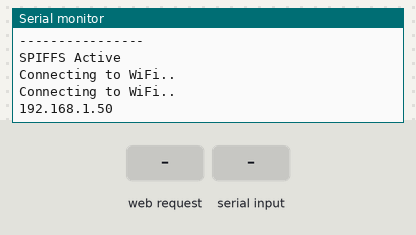
Recording of a sketch running on a simulated ESP8266 (NodeMCU). Parts: the last lines printed to the serial monitor. The test bench sets the inputs (shaded band). WiFi joins after 1.5 s; servers stay silent unless stated; storage starts empty.

Above: at 3.2 s.
3.3 s: HTTP request GET /jquery-1.11.3.min.js received
At 3.8 s:
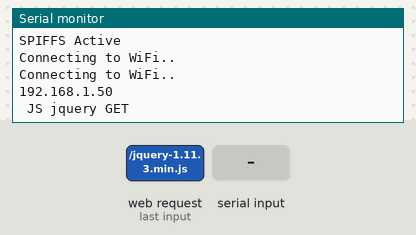
4.8 s: "dist\n" received over Serial
At 5.3 s:
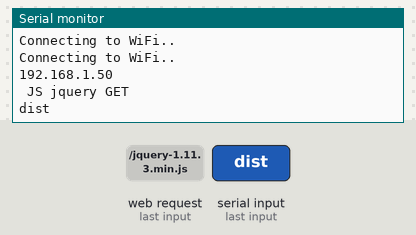
6.3 s: HTTP request GET /index.min.css received
At 7.2 s:
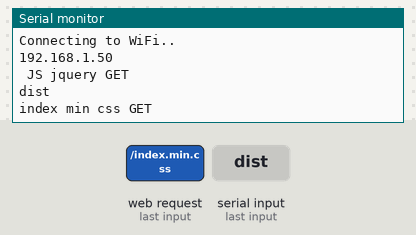
7.8 s: "dire\n" received over Serial
At 8.8 s:
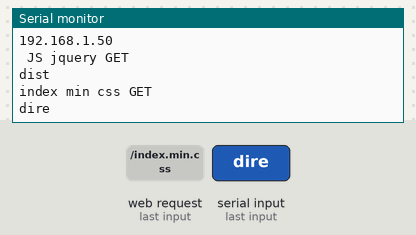
9.3 s: HTTP request GET /roundslider.min.js received
At 10.5 s:
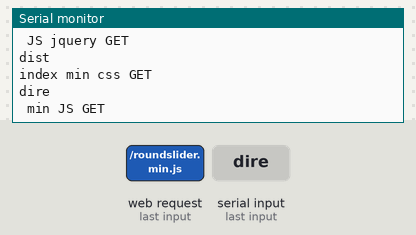
10.8 s: "driv\n" received over Serial
At 12.2 s:
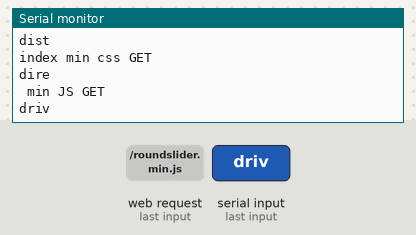

The sketch:

Esp_code_rgb.ino
```cpp
/*

ESP Steering wheel example ref 1.2.2022 KN
Lidar reading

*/

// Import required libraries
#include <ESP8266WiFi.h>
#include <ESPAsyncTCP.h>
#include <ESPAsyncWebSrv.h>
#include <FS.h>
#include <Wire.h>

const char *ssid = "SOURCE";
const char *password = "Pelle!23";

bool spiffsActive = false;

// Create AsyncWebServer object on port 80
AsyncWebServer server(80);

String from_mega = ""; // lidar distance value in String format

int is;

char buf[40]; //  Serial bus buffer

void setup(){
  // Serial port for transfer data with Mega
  Serial.begin(9600);

  Serial.println("");

  Serial.println("----------------");

  Serial.println("----------------");

  // Start file subsystem
  if (SPIFFS.begin())
  {
    Serial.println("SPIFFS Active");
    Serial.println();
    spiffsActive = true;
  }
  else
  {
    Serial.println("Unable to activate SPIFFS");
  }

  // Connect to Wi-Fi
  WiFi.begin(ssid, password);
  while (WiFi.status() != WL_CONNECTED)
  {
    delay(1000);
    Serial.println("Connecting to WiFi..");
  }

  // Print ESP32 Local IP Address
  Serial.println(WiFi.localIP());

  // Route for root / web page
  server.on("/", HTTP_GET, [](AsyncWebServerRequest *request){
    request->send(SPIFFS, "/index.html", String(), false, processor);

    //             Serial.println(" HTML GET ");

    int paramsNr = request->params();

    //             Serial.println(" ------ ");
    //             Serial.print("Param qty: ");
    //             Serial.println(paramsNr);

    for (byte i = 0; i < paramsNr; i++)
    {

      AsyncWebParameter *p = request->getParam(0);

      //                      Serial.print("Param name: ");
      //                      Serial.println(p->name());

      if ((p->name()) == "dist")
      {
        Serial.print("Move:");
        Serial.println(p->value());
      };
      if ((p->name()) == "dire")
      {
        Serial.print("Turn:");
        Serial.println(p->value());
      };
      if ((p->name()) == "driv")
      {
        Serial.print("Drive:");
        Serial.println(p->value());
      };

      //                   Serial.print("Param value: ");
      //                   Serial.println(p->value());
    }; //    end of for loop
  });  // server on END

  // Route to load style.css file
  server.on("/jquery-1.11.3.min.js", HTTP_GET, [](AsyncWebServerRequest *request)
            {
              request->send(SPIFFS, "/jquery-1.11.3.min.js", "text/javascript");

              Serial.println(" JS jquery GET "); });
  server.on("/index.min.css", HTTP_GET, [](AsyncWebServerRequest *request)
              {
                request->send(SPIFFS, "/index.min.css", "text/css");

                Serial.println("index min css GET "); });
  // Route to load style.css file
  server.on("/roundslider.min.js", HTTP_GET, [](AsyncWebServerRequest *request)
            {
              request->send(SPIFFS, "/roundslider.min.js", "text/javascript");

              Serial.println(" min JS GET "); });

  // Route to load style.css file
  server.on("/frog.png", HTTP_GET, [](AsyncWebServerRequest *request)
            {
              request->send(SPIFFS, "/frog.png", "image/png");

              Serial.println("Frog picture GET "); });
  server.on("/roundslider.min.css", HTTP_GET, [](AsyncWebServerRequest *request)
            {
              request->send(SPIFFS, "/roundslider.min.css", "text/css");

              Serial.println(" min css GET "); });
  server.on("/compass.min.css", HTTP_GET, [](AsyncWebServerRequest *request)
            {
              request->send(SPIFFS, "/compass.min.css", "text/css");

              Serial.println("compass min css GET "); });

  //  Method GET - query from MEGA to to web page tag is / from_MEGA
  server.on("/from_MEGA", HTTP_GET, [](AsyncWebServerRequest *request)
    {
      request->send_P(200, "text/plain", string_to_JS().c_str());               // return value to web page JS

    });

 /*  server.on("/to_MEGA", HTTP_GET, [](AsyncWebServerRequest *request)
    {
     inputMessage = request->getParam(PARAM_INPUT_1)->value();
    });*/

  // Start server
  server.begin();

} //  END OF setup

// reservation
String processor(const String &var)
{
  Serial.println(var);
  return var;

}

String string_to_JS() // funtion to be called with GET from_MEGA tag
{
  return from_mega;
}

void loop()
{
  if (Serial.available() > 0)
  {
    serial_read(); // read string from Mega
    from_mega = buf;
  }
}

void serial_read() // read serial in string, save received characters to buff[]
{
  boolean done = 0;

  while (done == 0) // wait end of message LF
  {
    while (Serial.available() > 0)
    {
      char char_in = Serial.read();

      if (char_in > 13) // is input char above CR
      {
        buf[is] = char_in;
        is++;
      }

      if (char_in == 10)
      {              // check if end of message  LF
        buf[is] = 0; // end of string
        is = 0;
        done = 1;
      }

    } // end of while serial available

    if (done == 1)
    {
      done = 0;
      break;
    }

  } // while END , End of message  LF

  Serial.println(buf);

} // end of serial read
```

Measured:
- after the input at 3.3 s, the serial monitor: prints a new line at once (image 1)
- after the input at 4.8 s, the serial monitor: prints a new line at once (image 2)
- after the input at 6.3 s, the serial monitor: prints a new line at once (image 3)
- after the input at 7.8 s, the serial monitor: prints a new line at once (image 4)
- after the input at 9.3 s, the serial monitor: prints a new line at once (image 5)
- after the input at 10.8 s, the serial monitor: prints a new line at once (image 6)
